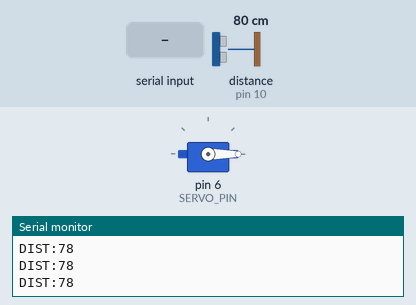
The sketch below on a simulated Arduino Uno, built with avr-gcc and run on an emulated ATmega328P. Shown: servo, the last lines printed to the serial monitor. Wiring (inferred from the names in the program): ultrasonic range finder: trigger pin 9; echo pin 10. The test bench sets the inputs (shaded band); at power-on: distance to the obstacle (sensor on pin 10) 80 cm. The echo pulse lasts 58.3 µs per cm.

Above: at 1.7 s.
1.8 s: "GATE:OPEN\n" received over Serial
At 2.7 s:
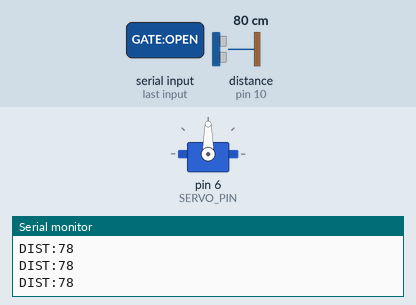
3.3 s: distance to the obstacle (sensor on pin 10) set to 2 cm
6.3 s: "GATE:CLOSE\n" received over Serial
At 7.4 s:
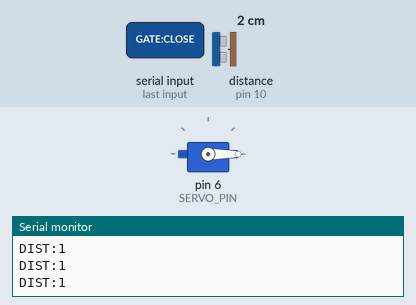
Timing chart, 0 to 9.3 s (numbered marks = the images above; inputs shaded):
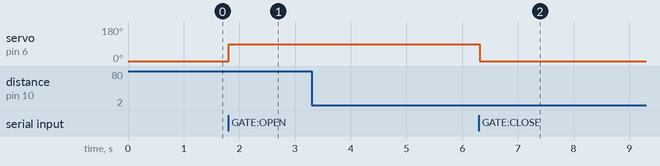

Measured:
- after the input at 1.8 s, servo on pin 6 (SERVO_PIN): 0° → 90° at once
- after the input at 6.3 s, servo on pin 6 (SERVO_PIN): 90° → 0° after 0.01 s instead of 5.5 s

The sketch:

arduino_parking.ino
```cpp
/*
 * Smart Parking System — Arduino Sketch (FINAL)
 * ─────────────────────────────────────────────
 * Wiring:
 *   HC-SR04:
 *     VCC  → 5V       GND  → GND
 *     TRIG → Pin 9    ECHO → Pin 10
 *
 *   Servo Motor (Gate):
 *     Signal → Pin 6    VCC → 5V    GND → GND
 *
 * Serial Protocol (9600 baud):
 *   Arduino → PC:   "DIST:<cm>"          every 300ms
 *   Arduino → PC:   "CAR_DETECTED"       when distance < 30cm
 *   Arduino → PC:   "GATE_OPENED"        after opening
 *   Arduino → PC:   "GATE_CLOSED"        after closing
 *   Arduino → PC:   "PARKING_SYSTEM_READY" on boot
 *
 *   PC → Arduino:   "GATE:OPEN"          rotate servo to 90°
 *   PC → Arduino:   "GATE:CLOSE"         rotate servo to 0°
 */

#include <Servo.h>

// ─── Pin definitions ────────────────────────────────────────
#define TRIG_PIN  9
#define ECHO_PIN  10
#define SERVO_PIN 6

// ─── Settings ───────────────────────────────────────────────
#define DETECTION_DISTANCE  30    // cm — trigger when closer
#define CLEAR_DISTANCE      40    // cm — reset when farther
#define GATE_OPEN_ANGLE     90    // degrees — open position
#define GATE_CLOSE_ANGLE    0     // degrees — closed position
#define MEASURE_INTERVAL    300   // ms between readings
#define GATE_AUTO_CLOSE     10000 // ms — auto-close after 10s
#define DEBOUNCE_DELAY      5000  // ms — min time between triggers

// ─── Globals ────────────────────────────────────────────────
Servo gateServo;
bool  gateOpen      = false;
bool  carDetected   = false;

unsigned long lastMeasure   = 0;
unsigned long gateOpenTime  = 0;
unsigned long debounceTime  = 0;

String inputBuffer = "";

// ─── Setup ──────────────────────────────────────────────────
void setup() {
  Serial.begin(9600);

  pinMode(TRIG_PIN, OUTPUT);
  pinMode(ECHO_PIN, INPUT);

  gateServo.attach(SERVO_PIN);
  gateServo.write(GATE_CLOSE_ANGLE);   // Start closed

  delay(500);
  Serial.println("PARKING_SYSTEM_READY");
}

// ─── Main Loop ──────────────────────────────────────────────
void loop() {

  // 1. Read commands from Python (GATE:OPEN / GATE:CLOSE)
  readSerialCommands();

  // 2. Measure distance every MEASURE_INTERVAL ms
  unsigned long now = millis();
  if (now - lastMeasure >= MEASURE_INTERVAL) {
    lastMeasure = now;

    float dist = measureDistance();

    // Send distance to Python (format: "DIST:24")
    if (dist > 0) {
      Serial.print("DIST:");
      Serial.println((int)dist);
    }

    // Car approaching → notify Python ONLY
    // Gate opens ONLY after Python verifies plate in DB
    if (dist > 0 && dist < DETECTION_DISTANCE
        && !carDetected
        && (now - debounceTime > DEBOUNCE_DELAY)) {

      carDetected  = true;
      debounceTime = now;
      Serial.println("CAR_DETECTED");
      // Do NOT call openGate() here — wait for Python GATE:OPEN command
    }

    // Car cleared
    if (dist > CLEAR_DISTANCE) {
      carDetected = false;
    }
  }

  // 3. Auto-close gate after timeout
  if (gateOpen && (millis() - gateOpenTime > GATE_AUTO_CLOSE)) {
    closeGate();
  }
}

// ─── Open Gate ──────────────────────────────────────────────
void openGate() {
  gateOpen     = true;
  gateOpenTime = millis();
  gateServo.write(GATE_OPEN_ANGLE);
  Serial.println("GATE_OPENED");
}

// ─── Close Gate ─────────────────────────────────────────────
void closeGate() {
  gateOpen = false;
  gateServo.write(GATE_CLOSE_ANGLE);
  Serial.println("GATE_CLOSED");
}

// ─── Read Serial Commands from Python ───────────────────────
void readSerialCommands() {
  while (Serial.available() > 0) {
    char c = Serial.read();

    if (c == '\n' || c == '\r') {
      inputBuffer.trim();

      if (inputBuffer == "GATE:OPEN") {
        openGate();
      } else if (inputBuffer == "GATE:CLOSE") {
        closeGate();
      }

      inputBuffer = "";
    } else {
      inputBuffer += c;
    }
  }
}

// ─── Measure HC-SR04 Distance (cm) ──────────────────────────
float measureDistance() {
  digitalWrite(TRIG_PIN, LOW);
  delayMicroseconds(2);
  digitalWrite(TRIG_PIN, HIGH);
  delayMicroseconds(10);
  digitalWrite(TRIG_PIN, LOW);

  long duration = pulseIn(ECHO_PIN, HIGH, 30000);  // 30ms timeout
  if (duration == 0) return -1;

  return duration * 0.034 / 2.0;  // microseconds → cm
}
```
